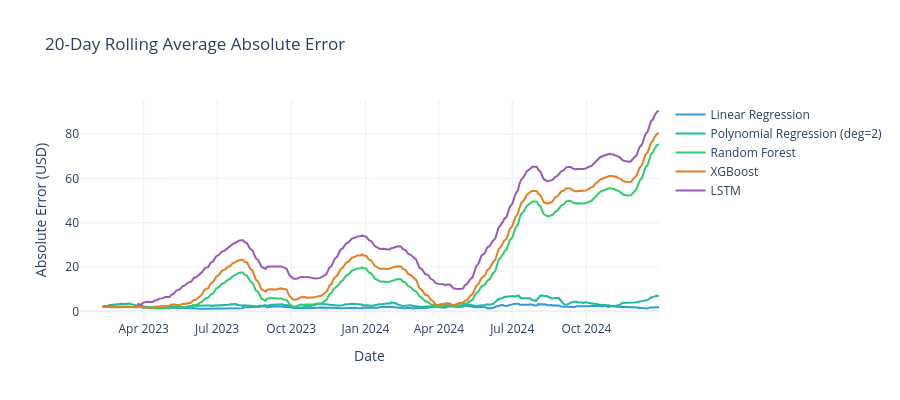

Notebook source saved alongside this figure:
### Markdown cell above
## 4.5 Prediction Error Over Time

### Code cell
# Absolute error over time
fig = go.Figure()

for model_col, display_name in zip(model_names, display_names):
    if model_col in predictions.columns:
        mask = predictions[model_col].notna()
        abs_error = (predictions.loc[mask, 'Actual'] - predictions.loc[mask, model_col]).abs()
        # Rolling 20-day average for clarity
        rolling_error = abs_error.rolling(window=20).mean()
        fig.add_trace(go.Scatter(
            x=rolling_error.index, y=rolling_error,
            mode='lines', name=display_name,
            line=dict(color=colors_pred.get(model_col, '#95a5a6'))
        ))

fig.update_layout(
    title='20-Day Rolling Average Absolute Error',
    xaxis_title='Date',
    yaxis_title='Absolute Error (USD)',
    template='plotly_white',
    height=400
)
fig.show()

### Figure 1 — Plotly figure (JSON) as saved in the notebook; plotly's stock layout.template omitted (floating-point values rounded to 4 significant figures; data arrays with more than 128 entries replaced by an {"elided": "..."} marker saying what was removed)
{"data": [{"line": {"color": "#3498db"}, "mode": "lines", "name": "Linear Regression", "type": "scatter", "x": {"elided": "494 str values"}, "y": {"elided": "494 float values"}}, {"line": {"color": "#1abc9c"}, "mode": "lines", "name": "Polynomial Regression (deg=2)", "type": "scatter", "x": {"elided": "494 str values"}, "y": {"elided": "494 float values"}}, {"line": {"color": "#2ecc71"}, "mode": "lines", "name": "Random Forest", "type": "scatter", "x": {"elided": "494 str values"}, "y": {"elided": "494 float values"}}, {"line": {"color": "#e67e22"}, "mode": "lines", "name": "XGBoost", "type": "scatter", "x": {"elided": "494 str values"}, "y": {"elided": "494 float values"}}, {"line": {"color": "#9b59b6"}, "mode": "lines", "name": "LSTM", "type": "scatter", "x": {"elided": "464 str values"}, "y": {"elided": "464 float values"}}], "layout": {"height": 400, "title": {"text": "20-Day Rolling Average Absolute Error"}, "xaxis": {"title": {"text": "Date"}}, "yaxis": {"title": {"text": "Absolute Error (USD)"}}}}
